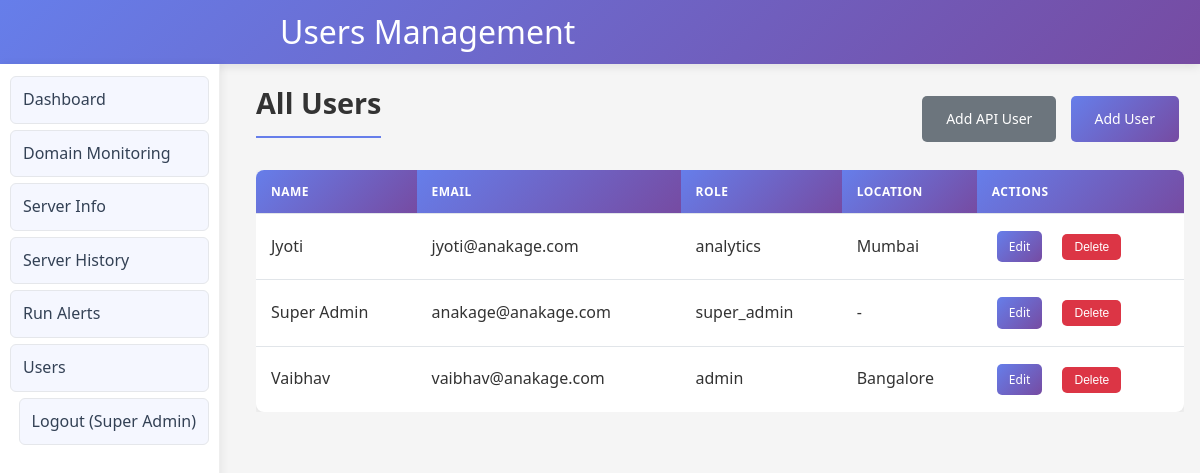
The page /users (signed in) on the database as committed earlier.
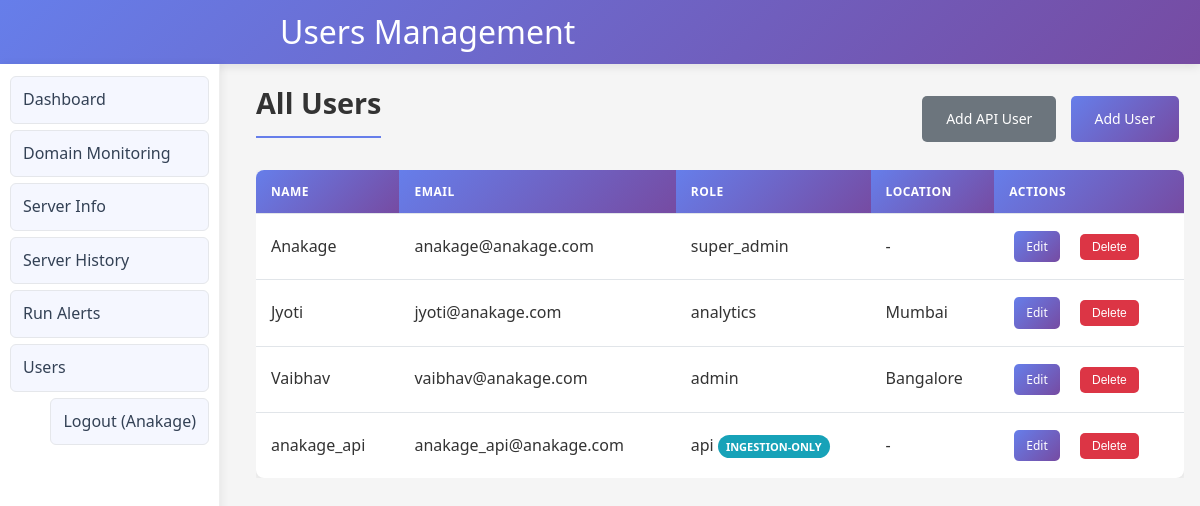
The same page on the database as committed later.
### tables this page shows
CREATE TABLE users (
            id INTEGER PRIMARY KEY AUTOINCREMENT,
            name TEXT,
            email TEXT UNIQUE NOT NULL,
            password_hash TEXT NOT NULL,
            role TEXT NOT NULL,          -- super_admin, admin, super_analytics, analytics
            location TEXT                -- required for admin/analytics
        );

### 1app.py (the view)
@app.route('/users')
@login_required
@super_admin_required
def users_page():
    conn = get_db_connection()
    c = conn.cursor()
    c.execute("SELECT id, name, email, role, location FROM users ORDER BY name")
    rows = c.fetchall()
    conn.close()
    return render_template('users.html', users=rows, user=get_current_user())

### 1app.py (called while the page is built)
def get_db_connection():
    conn = sqlite3.connect(DB_FILE, timeout=15, check_same_thread=False)
    conn.row_factory = sqlite3.Row
    try:
        conn.execute("PRAGMA busy_timeout = 15000")
    except Exception:
        pass
    return conn

def get_current_user():
    user_id = session.get('user_id')
    if not user_id:
        return None
    conn = get_db_connection()
    c = conn.cursor()
    c.execute("SELECT id, name, email, role, location FROM users WHERE id = ?", (user_id,))
    row = c.fetchone()
    conn.close()
    return row

def login_required(view_func):
    @functools.wraps(view_func)
    def wrapper(*args, **kwargs):
        if not get_current_user():
            return redirect(url_for('login', next=request.path))
        return view_func(*args, **kwargs)
    return wrapper

def super_admin_required(view_func):
    @functools.wraps(view_func)
    def wrapper(*args, **kwargs):
        user = get_current_user()
        if not user:
            return redirect(url_for('login'))
        if (user["role"] or "").lower() != "super_admin":
            flash("Only super admin can access this page.", "danger")
            return redirect(url_for('index'))
        return view_func(*args, **kwargs)
    return wrapper

### templates/users.html (shortened to what this page needs)
<!DOCTYPE html>
<html>
<head>
    <link rel="stylesheet" href="{{ url_for('static', filename='style.css') }}">
</head>
<body>
<header>
    <div class="container">
        <h1>Users Management</h1>
    </div>
</header>
<nav>
    <div class="container">
        <ul>
            <li><a href="/">Dashboard</a></li>
            <li><a href="/domain">Domain Monitoring</a></li>
            <li><a href="/server">Server Info</a></li>
            <li><a href="/server/history">Server History</a></li>
            <li><a href="/run_alerts">Run Alerts</a></li>
            {% if user and (user.role or '').lower() == 'super_admin' %}
                <li><a href="/users">Users</a></li>
            {% endif %}
            {% if user %}
                <li style="margin-left:auto"><a href="/logout">Logout ({{ user.name }})</a></li>
            {% else %}
                <li style="margin-left:auto"><a href="/login">Login</a></li>
            {% endif %}
        </ul>
    </div>
</nav>
<div class="container">
    <div class="card">
        <div class="d-flex justify-content-between align-items-center">
            <h2>All Users</h2>
            <div>
              <a class="btn btn-secondary" href="/users/create?role=api" title="Create API ingestion-only user">Add API User</a>
              <a class="btn btn-primary" href="/users/create">Add User</a>
            </div>
        </div>
        <div class="table-container">
            <table>
                <thead>
                    <tr>
                        <th>Name</th>
                        <th>Email</th>
                        <th>Role</th>
                        <th>Location</th>
                        <th>Actions</th>
                    </tr>
                </thead>
                <tbody>
                    {% for u in users %}
                    <tr>
                        <td>{{ u.name }}</td>
                        <td>{{ u.email }}</td>
                        <td>
                          {{ u.role }}
                          {% if (u.role or '').lower() == 'api' %}
                            <span class="badge badge-info" title="Cannot login to portal; for API Basic Auth only">ingestion-only</span>
                          {% endif %}
                        </td>
                        <td>{{ u.location or '-' }}</td>
                        <td>
                            <a class="btn btn-sm btn-primary" href="/users/edit/{{ u.id }}">Edit</a>
                            <form action="/users/delete/{{ u.id }}" method="POST" style="display:inline-block; margin-left:6px;" onsubmit="return confirm('Delete user {{ u.email|e }}?');">
                                <button type="submit" class="btn btn-sm btn-danger">Delete</button>
                            </form>
                        </td>
                    </tr>
                    {% endfor %}
                </tbody>
            </table>
        </div>
    </div>
</div>
</body>
</html>

### static/style.css (style rules this page uses)
:root { --primary: #667eea; --surface: #ffffff; --text: #334155; --muted: #6b7280; --sidebar-width: 240px; --header-height: 64px; }
* { margin: 0; padding: 0; box-sizing: border-box; }
body { font-family: 'Segoe UI', Tahoma, Geneva, Verdana, sans-serif; line-height: 1.6; color: #333; background-color: #f5f5f5; }
.container { max-width: 1200px; margin: 0 auto; padding: 16px; margin-left: var(--sidebar-width); }
header { background: linear-gradient(135deg, #667eea 0%, #764ba2 100%); color: white; height: var(--header-height); display: flex; align-items: center; padding: 0 16px; margin-bottom: 0; box-shadow: 0 2px 10px rgba(0,0,0,0.1); }
header h1 { width: 100%; text-align: right; font-size: 2em; font-weight: 400; margin-right: 8px; }
nav { position: fixed; left: 0; top: var(--header-height); width: calc(var(--sidebar-width) - 20px); height: calc(100vh - var(--header-height)); background: var(--surface); padding: 12px 10px; box-shadow: 2px 0 8px rgba(0,0,0,0.06); border-right: 1px solid #eee; overflow-y: auto; z-index: 1000; }
nav .container { margin: 0; padding: 0; max-width: 100%; }
nav ul { list-style: none; display: flex; flex-direction: column; gap: 6px; margin: 0; padding: 0; }
nav a { text-decoration: none; color: var(--text); font-weight: 500; padding: 10px 12px; border-radius: 6px; transition: all 0.2s ease; display: block; background: #f5f7ff; border: 1px solid #e5e7eb; }
.card h2 { color: #333; margin-bottom: 20px; font-size: 1.8em; border-bottom: 2px solid #667eea; padding-bottom: 10px; }
.btn { padding: 12px 24px; border: none; border-radius: 5px; cursor: pointer; font-size: 14px; font-weight: 500; text-decoration: none; display: inline-block; transition: all 0.3s ease; margin: 5px; }
.btn-primary { background: linear-gradient(135deg, #667eea 0%, #764ba2 100%); color: white; }
.btn-secondary { background-color: #6c757d; color: white; }
.btn-danger { background-color: #dc3545; color: white; }
.btn-sm { padding: 6px 12px; font-size: 12px; }
.table-container { overflow-x: auto; margin-top: 12px; }
table { width: 100%; border-collapse: collapse; background: white; border-radius: 8px; overflow: hidden; box-shadow: 0 2px 10px rgba(0,0,0,0.1); }
th, td { padding: 12px 15px; text-align: left; border-bottom: 1px solid #e1e5e9; }
.table-container thead th { position: sticky; top: 0; z-index: 1; }
th { background: linear-gradient(135deg, #667eea 0%, #764ba2 100%); color: white; font-weight: 600; text-transform: uppercase; font-size: 12px; letter-spacing: 0.5px; }
tr:last-child td { border-bottom: none; }
.badge { padding: 4px 8px; border-radius: 12px; font-size: 11px; font-weight: 600; text-transform: uppercase; }
.badge-info { background-color: #17a2b8; color: white; }
.d-flex { display: flex; }
.justify-content-between { justify-content: space-between; }
.align-items-center { align-items: center; }

Rows that differ between the two databases and show on the page:
changed users "anakage@anakage.com": name "Super Admin" → "Anakage"; moves up the list
added users: name "anakage_api", email "anakage_api@anakage.com", role "api", shows "INGESTION-ONLY", location "-"
